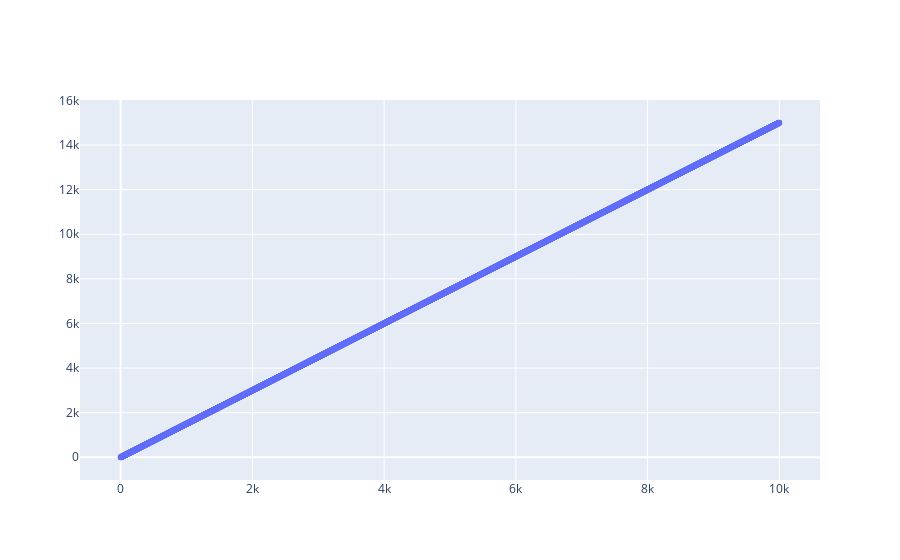

The notebook cell this image was saved under:
### Code cell
fig.show()

### Figure 1 — Plotly figure (JSON) as saved in the notebook; plotly's stock layout.template omitted (floating-point values rounded to 4 significant figures; data arrays with more than 128 entries replaced by an {"elided": "..."} marker saying what was removed)
{"data": [{"mode": "markers", "type": "scatter", "x": {"elided": "5000 int values"}, "y": {"elided": "5000 int values"}}], "layout": {}}
